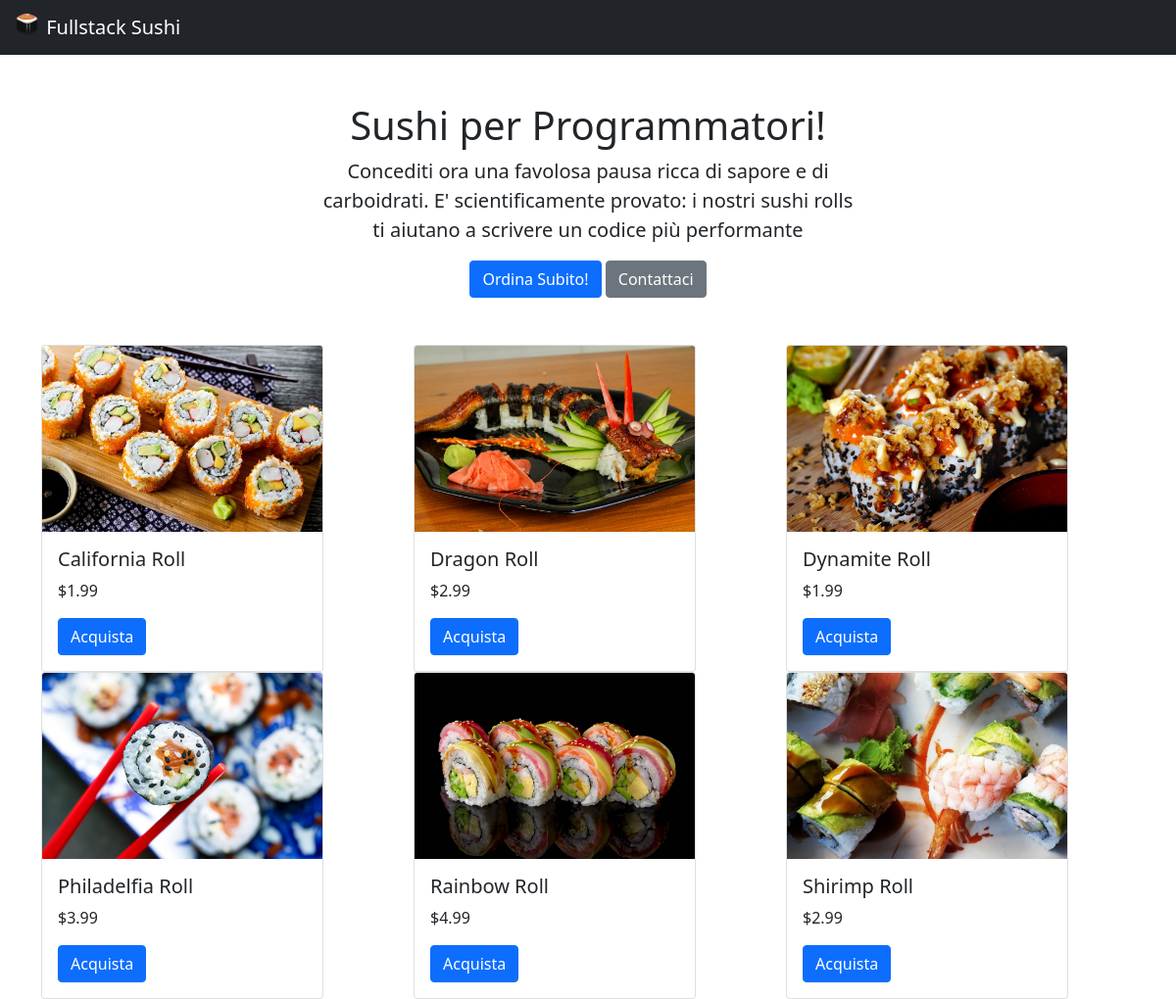
The page /tests/ on the database its author committed.
### testing_application/models.py (models this page shows, shortened)
class Roll(models.Model):
    immagine = models.ImageField()
    nome = models.CharField(max_length=20)
    prezzo = models.FloatField()

### testing_application/views.py (the view)
# urls.py: path('',views.rolls, name='home'),
def rolls(request):
    rolls = Roll.objects.all()
    return render(request, 'templates_lists/tutorial_bootstrap.html',{'rolls':rolls})

### testing_application/templates/templates_lists/tutorial_bootstrap.html
{% extends 'templates_lists/common.html' %}
{% block content %}
<div class="container">
    <div class="row">
        {% for roll in rolls %}
        <div class="col-sm">
            <div class="card" style="width: 18rem;">
                <img src="{{ roll.immagine.url }}" class="card-img-top" alt="...">
                <div class="card-body">
                    <h5 class="card-title">{{ roll.nome }} Roll</h5>
                    <p class="card-text">${{ roll.prezzo }}</p>
                    <a href="#" class="btn btn-primary">Acquista</a>
                </div>
            </div>
        </div>
        {% endfor %}
    </div>
</div>
{% endblock %}

### testing_application/templates/templates_lists/common.html (shortened to what this page needs)
<!doctype html>
<html lang="en">
<head>
    <link href="https://cdn.jsdelivr.net/npm/bootstrap@5.0.0-beta2/dist/css/bootstrap.min.css" rel="stylesheet"
>
</head>
<body>
    <nav class="navbar navbar-dark bg-dark">
        <div class="container-fluid">
            <a class="navbar-brand" href="{% url 'home' %}">
                {% load static %}
                <img src="{% static 'rolls/logo.png' %}" alt="" width="30" height="24" class="d-inline-block align-top">
                Fullstack Sushi
            </a>
        </div>
    </nav>
    <div class="container my-5 text-center" style="max-width:580px">
        <h1>Sushi per Programmatori!</h1>
        <p class="lead">Concediti ora una favolosa pausa ricca di sapore e di carboidrati. E'
            scientificamente provato: i nostri sushi rolls ti aiutano a scrivere un codice più performante
        </p>
        <button type="button" class="btn btn-primary">Ordina Subito!</button>
        <a href="{% url 'contattaci' %}" type="button" class="btn btn-secondary">Contattaci</a>
    </div>
      {% block content%}
      {% endblock %}
</body>
</html>

### rows shown on the page
Roll: immagine (picture), nome "California", prezzo "1.99"
Roll: immagine (picture), nome "Dragon", prezzo "2.99"
Roll: immagine (picture), nome "Dynamite", prezzo "1.99"
Roll: immagine (picture), nome "Philadelfia", prezzo "3.99"
Roll: immagine (picture), nome "Rainbow", prezzo "4.99"
Roll: immagine (picture), nome "Shirimp", prezzo "2.99"
